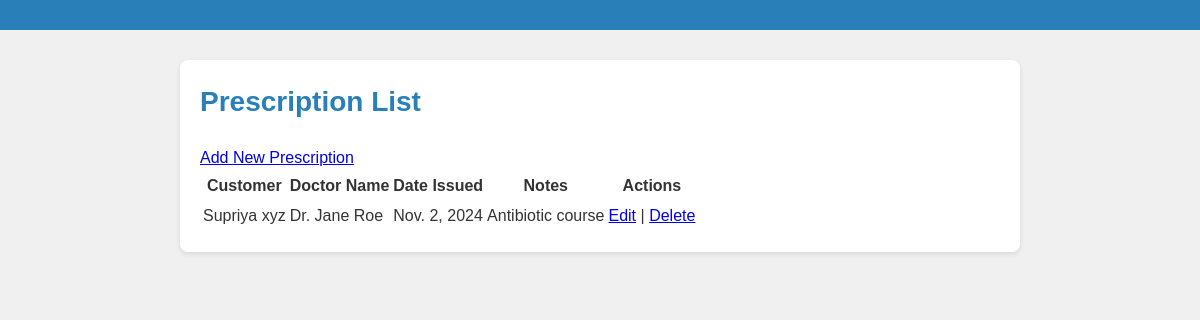
/prescriptions/, run on the app's committed database.
### core/models.py (models this page shows, shortened)
class Prescription(models.Model):
    prescription_id = models.AutoField(primary_key=True)
    customer = models.ForeignKey(Customer, on_delete=models.CASCADE)
    doctor_name = models.CharField(max_length=255)
    date_issued = models.DateField()
    notes = models.TextField()

class Customer(models.Model):
    customer_id = models.AutoField(primary_key=True)
    first_name = models.CharField(max_length=255)
    last_name = models.CharField(max_length=255)
    phone_number = models.CharField(max_length=15)
    email = models.EmailField()
    address = models.TextField()
    def __str__(self):
        return f"{self.first_name} {self.last_name}"

### core/views.py (the view)
# urls.py: path('prescriptions/', PrescriptionListView.as_view(), name='prescription_list'),
class PrescriptionListView(ListView):
    model = Prescription
    template_name = 'core/prescription/list.html'
    def get_context_data(self, **kwargs):
        context = super().get_context_data(**kwargs)
        context['fields'] = ['customer', 'doctor_name', 'date_issued', 'notes']
        return context

### core/templates/core/prescription/list.html (shortened to what this page needs)
{% extends "core/base/base_list.html" %}
{% block content %}
    <h2>Prescription List</h2>
    <a href="{% url 'prescription_create' %}">Add New Prescription</a>
    <table>
        <thead>
            <tr>
                <th>Customer</th>
                <th>Doctor Name</th>
                <th>Date Issued</th>
                <th>Notes</th>
                <th>Actions</th>
            </tr>
        </thead>
        <tbody>
            {% for prescription in object_list %}
                <tr>
                    <td>{{ prescription.customer }}</td>
                    <td>{{ prescription.doctor_name }}</td>
                    <td>{{ prescription.date_issued }}</td>
                    <td>{{ prescription.notes }}</td>
                    <td>
                        <a href="{% url 'prescription_update' prescription.pk %}">Edit</a> |
                        <a href="{% url 'prescription_delete' prescription.pk %}">Delete</a>
                    </td>
                </tr>
            {% endfor %}
        </tbody>
    </table>
{% endblock %}

### core/static/core/base_list.css (style rules this page uses)
body, h1, h2, h3, p { margin: 0; padding: 0; }
body { font-family: Arial, sans-serif; line-height: 1.6; background-color: #f0f0f0; color: #333; }
h1, h2 { margin-bottom: 20px; font-size: 1.75em; color: #2980b9; }

### data on the page
Prescription: customer "Supriya xyz", doctor_name "Dr. Jane Roe", date_issued "Nov. 2, 2024", notes "Antibiotic course"
